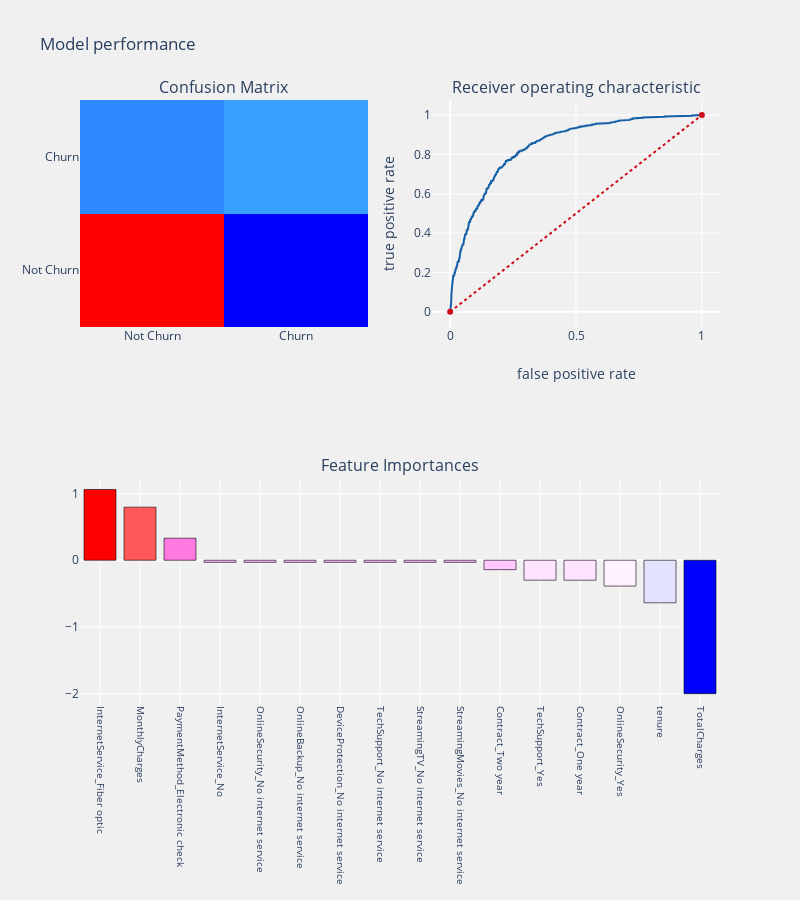

Notebook cell for this chart:
### Code cell
from sklearn.svm import SVC
SVM  = SVC(C=1.0, cache_size=200, class_weight=None, coef0=0.0,
               decision_function_shape='ovr', degree=3, gamma=1.0, kernel='linear',
               max_iter=-1, probability=True, random_state=None, shrinking=True,
               tol=0.001, verbose=False)
prediction(SVM,X_train, X_test, y_train, y_test,cols,"coefficients",threshold_plot = True)

### Figure 1 — Plotly figure (JSON) as saved in the notebook; plotly's stock layout.template omitted (floating-point values rounded to 4 significant figures; data arrays with more than 128 entries replaced by an {"elided": "..."} marker saying what was removed)
{"data": [{"colorscale": [[0, "rgb(0,0,255)"], [0.1, "rgb(51,153,255)"], [0.2, "rgb(102,204,255)"], [0.3, "rgb(153,204,255)"], [0.4, "rgb(204,204,255)"], [0.5, "rgb(255,255,255)"], [0.6, "rgb(255,204,255)"], [0.7, "rgb(255,153,255)"], [0.8, "rgb(255,102,204)"], [0.9, "rgb(255,102,102)"], [1, "rgb(255,0,0)"]], "name": "matrix", "showscale": false, "type": "heatmap", "x": ["Not Churn", "Churn"], "xaxis": "x", "y": ["Not Churn", "Churn"], "yaxis": "y", "z": [[1376, 163], [273, 301]]}, {"line": {"color": "rgb(22, 96, 167)", "width": 2}, "name": "Roc : 0.7092386567140525", "type": "scatter", "x": {"elided": "597 float values"}, "xaxis": "x2", "y": {"elided": "597 float values"}, "yaxis": "y2"}, {"line": {"color": "rgb(205, 12, 24)", "dash": "dot", "width": 2}, "type": "scatter", "x": [0, 1], "xaxis": "x2", "y": [0, 1], "yaxis": "y2"}, {"marker": {"color": [1.061, 0.7963, 0.3301, -0.03127, -0.03127, -0.03127, -0.03127, -0.03127, -0.03127, -0.03127, -0.1412, -0.2989, -0.2997, -0.3876, -0.638, -2.001], "colorscale": [[0, "rgb(0,0,255)"], [0.1, "rgb(51,153,255)"], [0.2, "rgb(102,204,255)"], [0.3, "rgb(153,204,255)"], [0.4, "rgb(204,204,255)"], [0.5, "rgb(255,255,255)"], [0.6, "rgb(255,204,255)"], [0.7, "rgb(255,153,255)"], [0.8, "rgb(255,102,204)"], [0.9, "rgb(255,102,102)"], [1, "rgb(255,0,0)"]], "line": {"color": "black", "width": 0.6}}, "name": "coefficients", "type": "bar", "x": ["InternetService_Fiber optic", "MonthlyCharges", "PaymentMethod_Electronic check", "InternetService_No", "OnlineSecurity_No internet service", "OnlineBackup_No internet service", "DeviceProtection_No internet service", "TechSupport_No internet service", "StreamingTV_No internet service", "StreamingMovies_No internet service", "Contract_Two year", "TechSupport_Yes", "Contract_One year", "OnlineSecurity_Yes", "tenure", "TotalCharges"], "xaxis": "x3", "y": [1.061, 0.7963, 0.3301, -0.03127, -0.03127, -0.03127, -0.03127, -0.03127, -0.03127, -0.03127, -0.1412, -0.2989, -0.2997, -0.3876, -0.638, -2.001], "yaxis": "y3"}], "layout": {"annotations": [{"font": {"size": 16}, "showarrow": false, "text": "Confusion Matrix", "x": 0.225, "xanchor": "center", "xref": "paper", "y": 1, "yanchor": "bottom", "yref": "paper"}, {"font": {"size": 16}, "showarrow": false, "text": "Receiver operating characteristic", "x": 0.775, "xanchor": "center", "xref": "paper", "y": 1, "yanchor": "bottom", "yref": "paper"}, {"font": {"size": 16}, "showarrow": false, "text": "Feature Importances", "x": 0.5, "xanchor": "center", "xref": "paper", "y": 0.375, "yanchor": "bottom", "yref": "paper"}], "autosize": false, "height": 900, "margin": {"b": 195}, "paper_bgcolor": "rgba(240,240,240, 0.95)", "plot_bgcolor": "rgba(240,240,240, 0.95)", "showlegend": false, "title": {"text": "Model performance"}, "width": 800, "xaxis": {"anchor": "y", "domain": [0, 0.45]}, "xaxis2": {"anchor": "y2", "domain": [0.55, 1], "title": {"text": "false positive rate"}}, "xaxis3": {"anchor": "y3", "domain": [0, 1], "showgrid": true, "tickangle": 90, "tickfont": {"size": 10}}, "yaxis": {"anchor": "x", "domain": [0.625, 1]}, "yaxis2": {"anchor": "x2", "domain": [0.625, 1], "title": {"text": "true positive rate"}}, "yaxis3": {"anchor": "x3", "domain": [0, 0.375]}}}
